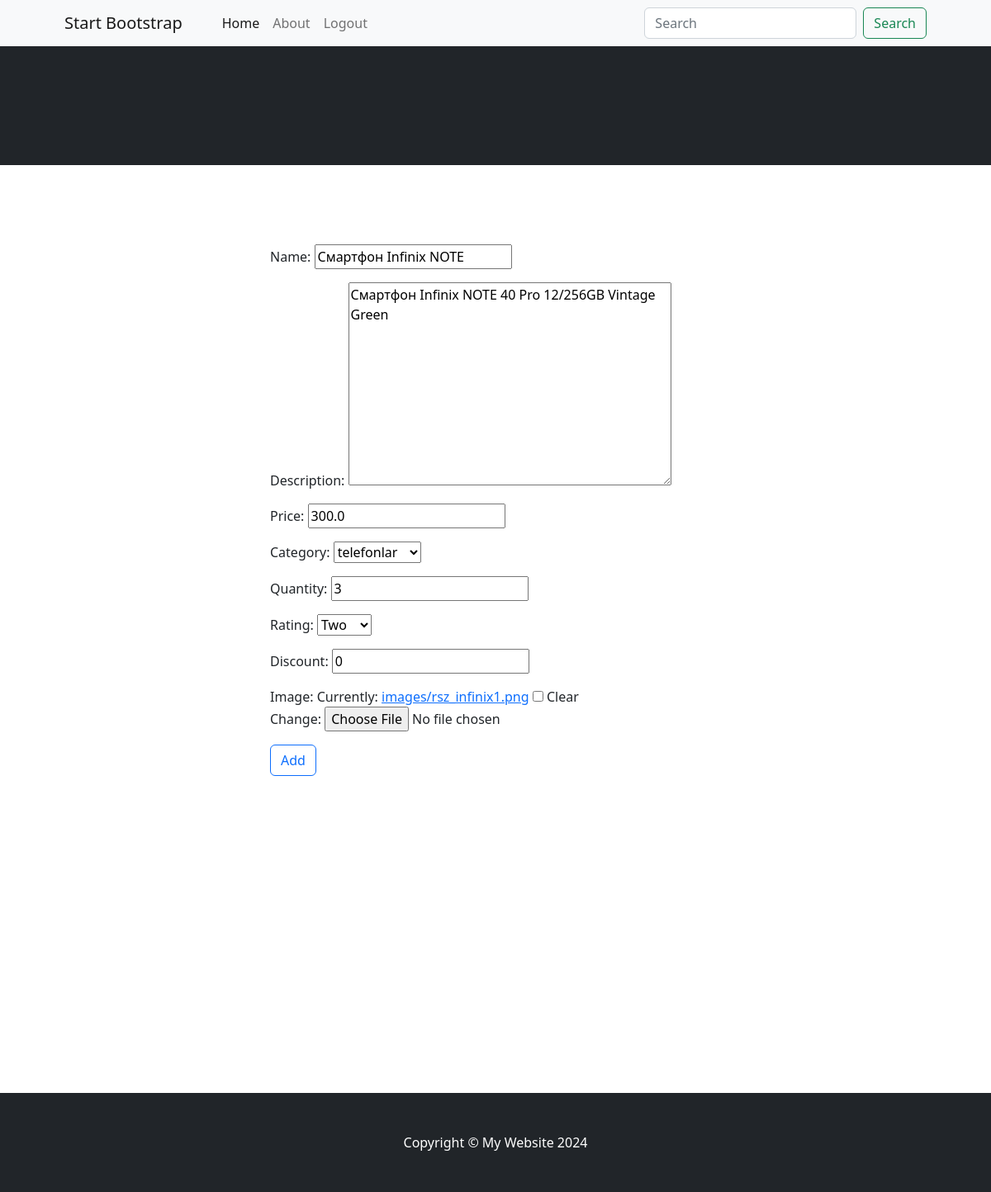
/update-product/1/ (signed in), run on an earlier commit of the app's database.
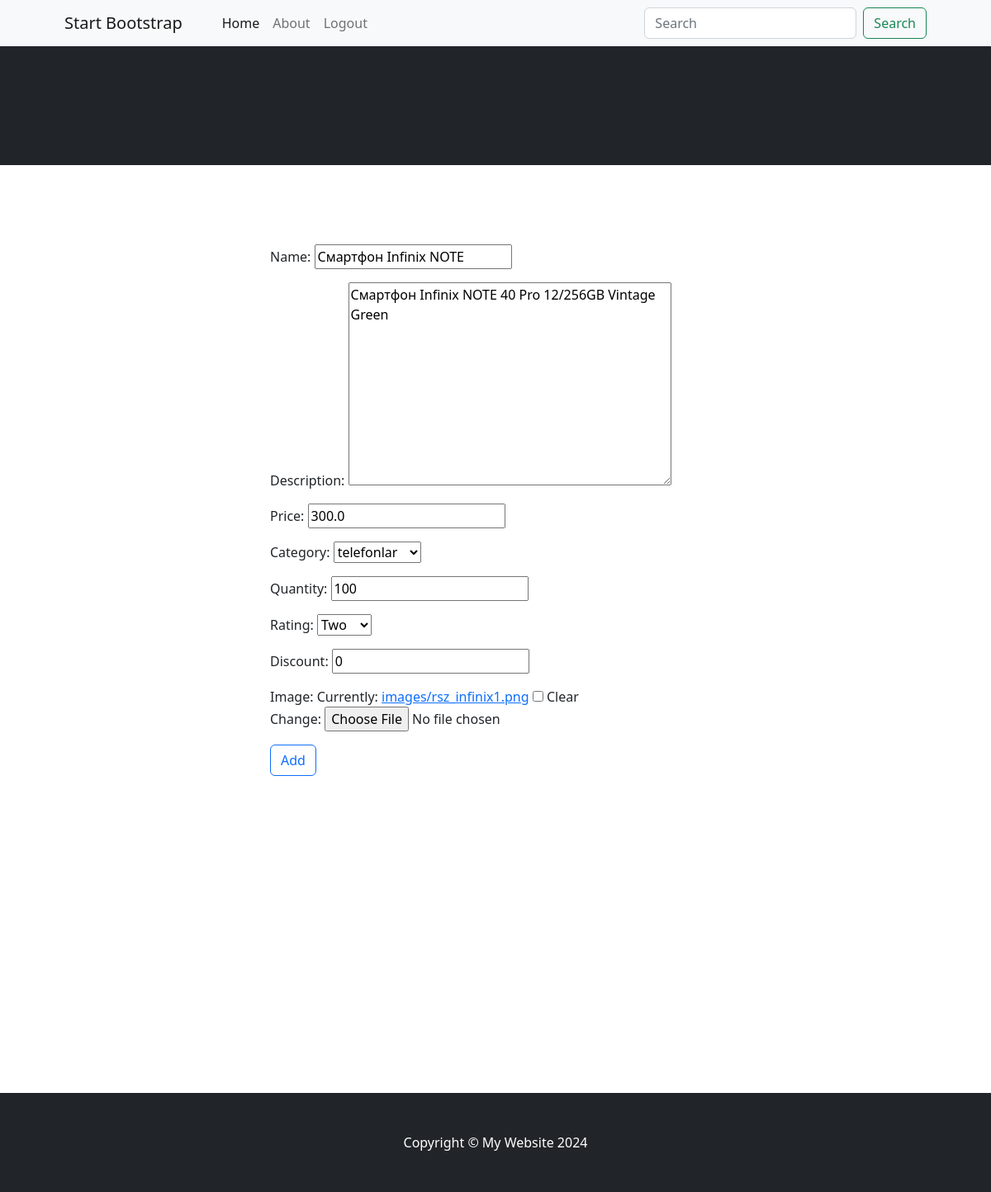
And on a later commit of the database.
### products/models.py (models this page shows, shortened)
class BaseModel(models.Model):
    created_at = models.DateTimeField(auto_now_add=True)
    updated_at = models.DateTimeField(auto_now=True)
    class Meta:
        abstract = True

class Product(BaseModel):
    class RatingChoices(models.IntegerChoices):
        zero = 0
        one = 1
        two = 2
        three = 3
        four = 4
        five = 5
    name = models.CharField(max_length=100)
    description = models.TextField(null=True, blank=True)
    price = models.FloatField(null=True)
    category = models.ForeignKey(Category, on_delete=models.CASCADE, related_name='products')
    quantity = models.IntegerField(default=1, validators=[MinValueValidator(1)])
    rating = models.PositiveSmallIntegerField(choices=RatingChoices.choices, default=RatingChoices.zero.value)
    discount = models.PositiveSmallIntegerField(default=0)
    image = models.ImageField(upload_to='images', null=True, blank=True)

### products/views.py (the view, shortened to what this page needs)
# urls.py: path('update-product/<int:_id>/', views.update_product, name='edit_product'),
@login_required
def update_product(request, _id):  # update a product
    product = get_object_or_404(Product, id=_id)
    form = UpdateProductModelForm(instance=product)
    context = {
        'form': form,
    }
    return render(request, 'products/edit_product.html', context)

### products/forms.py
class UpdateProductModelForm(forms.ModelForm):
    class Meta:
        model = Product
        fields = '__all__'

### products/models.py (called while the page is built)
    def __str__(self):
        return self.title

### products/templates/products/edit_product.html (shortened to what this page needs)
{% extends 'products/base.html' %}
{% block content %}
    <header class="bg-dark py-5">
    </header>
    <div class="container">
        <div class="row">
            <div class="col-md-6 offset-md-3">
                <br><br>
                <br><br>
                <form method="Post" enctype="multipart/form-data">
                    {{ form.as_p }}
                    <button type="submit" class="btn btn-outline-primary">    Add    </button>
                    <br><br>
                    <br><br><br><br><br><br><br><br><br><br><br><br><br><br><br>
                </form>
            </div>
        </div>
    </div>
{% endblock %}

### products/templates/products/base.html (shortened to what this page needs)
{% load static %}
<!DOCTYPE html>
<html lang="en">
<head>
    <link href="https://cdn.jsdelivr.net/npm/bootstrap-icons@1.5.0/font/bootstrap-icons.css" rel="stylesheet"/>
    <link href="{% static 'products/css/styles.css' %}" rel="stylesheet"/>
</head>
<body>
<nav class="navbar navbar-expand-lg navbar-light bg-light">
    <div class="container px-4 px-lg-5">
        <a class="navbar-brand" href="#!">Start Bootstrap</a>
        <div class="collapse navbar-collapse" id="navbarSupportedContent">
            <ul class="navbar-nav me-auto mb-2 mb-lg-0 ms-lg-4">
                <li class="nav-item"><a class="nav-link active" aria-current="page" href="{% url 'home' %}">Home</a>
                </li>
                <li class="nav-item"><a class="nav-link" href="{% url 'about' %}">About</a></li>
                {% if user.is_authenticated %}
                    <li class="nav-item"><a class="nav-link" href="{% url 'logout' %}">Logout</a></li>
                {% else %}
                    <li class="nav-item"><a class="nav-link" href="{% url 'login' %}">Login</a></li>
                {% endif %}
            </ul>
            <form class="d-flex">
                <input class="form-control me-2" type="search" placeholder="Search" aria-label="Search">
                <button class="btn btn-outline-success" type="submit">Search</button>
            </form>
        </div>
    </div>
</nav>
{% block content %}
{% endblock %}
<footer class="py-5 bg-dark">
    <div class="container"><p class="m-0 text-center text-white">Copyright &copy; My Website 2024</p></div>
</footer>
</body>
</html>

What changed in the data, as far as the page shows it:
changed Product "Смартфон Infinix NOTE": quantity "3" → "100"
